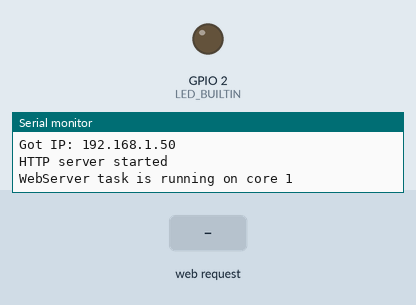
This program was run on a simulated ESP32. Parts: output pins drawn as LEDs (lit = HIGH), the last lines printed to the serial monitor. Inputs (shaded band) come from the test bench. WiFi joins after 1.5 s; servers stay silent unless stated.

Above: at 4.3 s.
4.4 s: HTTP request GET /blinking received
At 6.6 s:
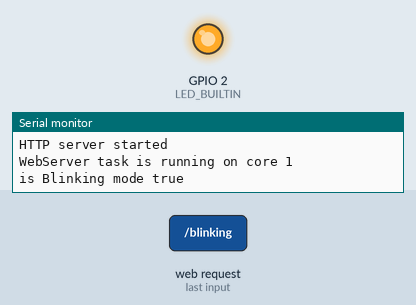
8.4 s: HTTP request GET / received
At 10.1 s:
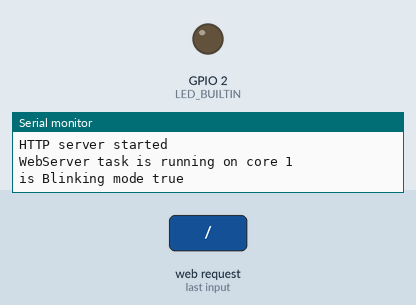
Timing chart, 0 to 11.6 s (numbered marks = the images above; inputs shaded):
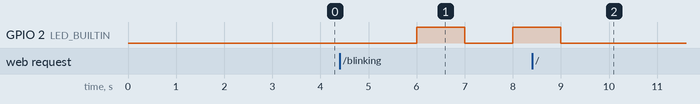

Measured:
- after the input at 4.4 s, GPIO 2 (LED_BUILTIN): LOW → HIGH after 1.6 s, → LOW 1.0 s later, → HIGH 1.0 s later
- after the input at 8.4 s, GPIO 2 (LED_BUILTIN): goes on until 9.0 s, then stays LOW

The program:

main.cpp
```cpp
#include <Arduino.h>
#include <WiFi.h>
#include <WebServer.h>

void BlinkTask(void * parameter);
void WebServerTask(void * parameter);
void handle_root();
void handle_stop_blink();
String getRootPage();


TaskHandle_t Task1;
TaskHandle_t Task2;

int LED_BUILTIN = 2;

// SSID & Password
const char* ssid = "ShaiLocal";
const char* password = "^65cG949";
bool isBlinkingMode = false;

WebServer server(80);

void setup() {
  Serial.begin(115200);

  pinMode(LED_BUILTIN, OUTPUT);
  xTaskCreatePinnedToCore(BlinkTask,"Task1",10000,NULL,1,&Task1,0);
  delay(500);

  // Connect to your wi-fi modem
  WiFi.begin(ssid, password);

  // Check wi-fi is connected to wi-fi network
  while (WiFi.status() != WL_CONNECTED) {
    delay(1000);
    Serial.print(".");
  }
  Serial.println("");
  Serial.println("WiFi connected successfully");
  Serial.print("Got IP: ");
  Serial.println(WiFi.localIP());  //Show ESP32 IP on serial

  server.on("/", handle_root);
  server.on("/blinking", handle_stop_blink);

  server.begin();
  Serial.println("HTTP server started");
  delay(100);

  xTaskCreatePinnedToCore(WebServerTask,"Task2",10000,NULL,1,&Task2,1);
  delay(500);
}

void WebServerTask( void * parameter ){
  Serial.print("WebServer task is running on core ");
  Serial.println(xPortGetCoreID());

  for(;;){
    server.handleClient();
    delay(1000);
  }
}

void BlinkTask( void * parameter ){
  Serial.print("Blink task is running on core ");
  Serial.println(xPortGetCoreID());

  for(;;){
    if (isBlinkingMode) {
        digitalWrite(LED_BUILTIN, HIGH);
        delay(1000);
        digitalWrite(LED_BUILTIN, LOW);
        delay(1000);
    } else {
        delay(2000);
    }
  }
}

void loop() {
  delay(2000);
}

String getRootPage() {
  // HTML & CSS contents which display on web server
  String HTML = "<!DOCTYPE html>\
  <html>\
    <head>\
      <title>Compulab Solarpanel</title>\
    </head>\
    <body style='background-color:rgb(31, 41, 45);text-align:center;color:white'>\
      <h1>That is Compulab webserver, param1 &#128522;</h1>\
      <div style='color:red;margin-bottom:50px;font-size:30px;'>Nikita this site is for you</div>\
      <a href='/blinking'>\
		    <button>Start Blink</button>\
	    </a>\
	    <a href='/'>\
		    <button>Stop Blink</button>\
	    </a>\
    </body>\
  </html>";
  HTML.replace("param1", "Replace test");
  return HTML;
}


// Handle root url (/)
void handle_root() {
  isBlinkingMode = false;
  server.send(200, "text/html", getRootPage());
}

void handle_stop_blink() {
  isBlinkingMode = true;
  Serial.println("is Blinking mode true");
  server.send(200, "text/html", getRootPage());
}
```
